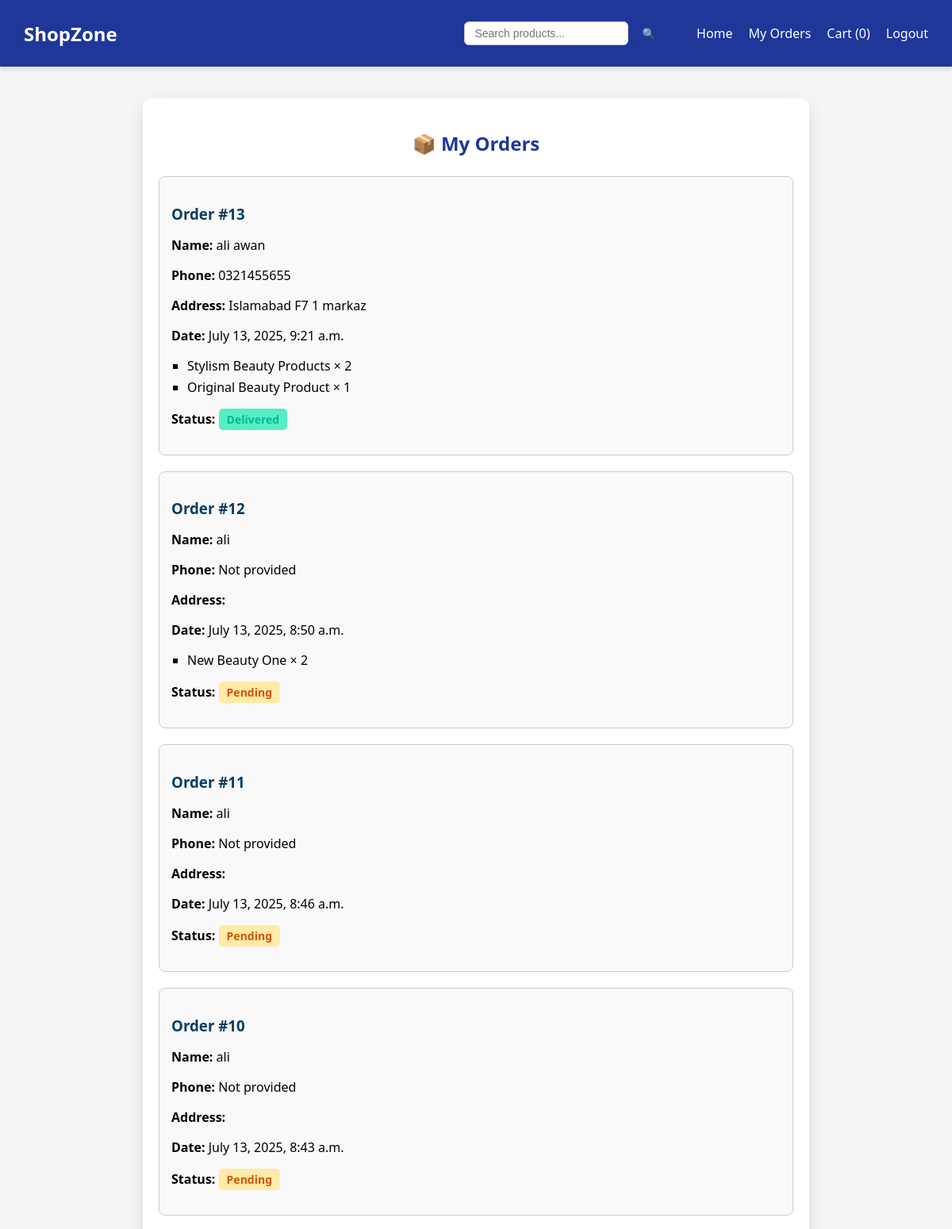
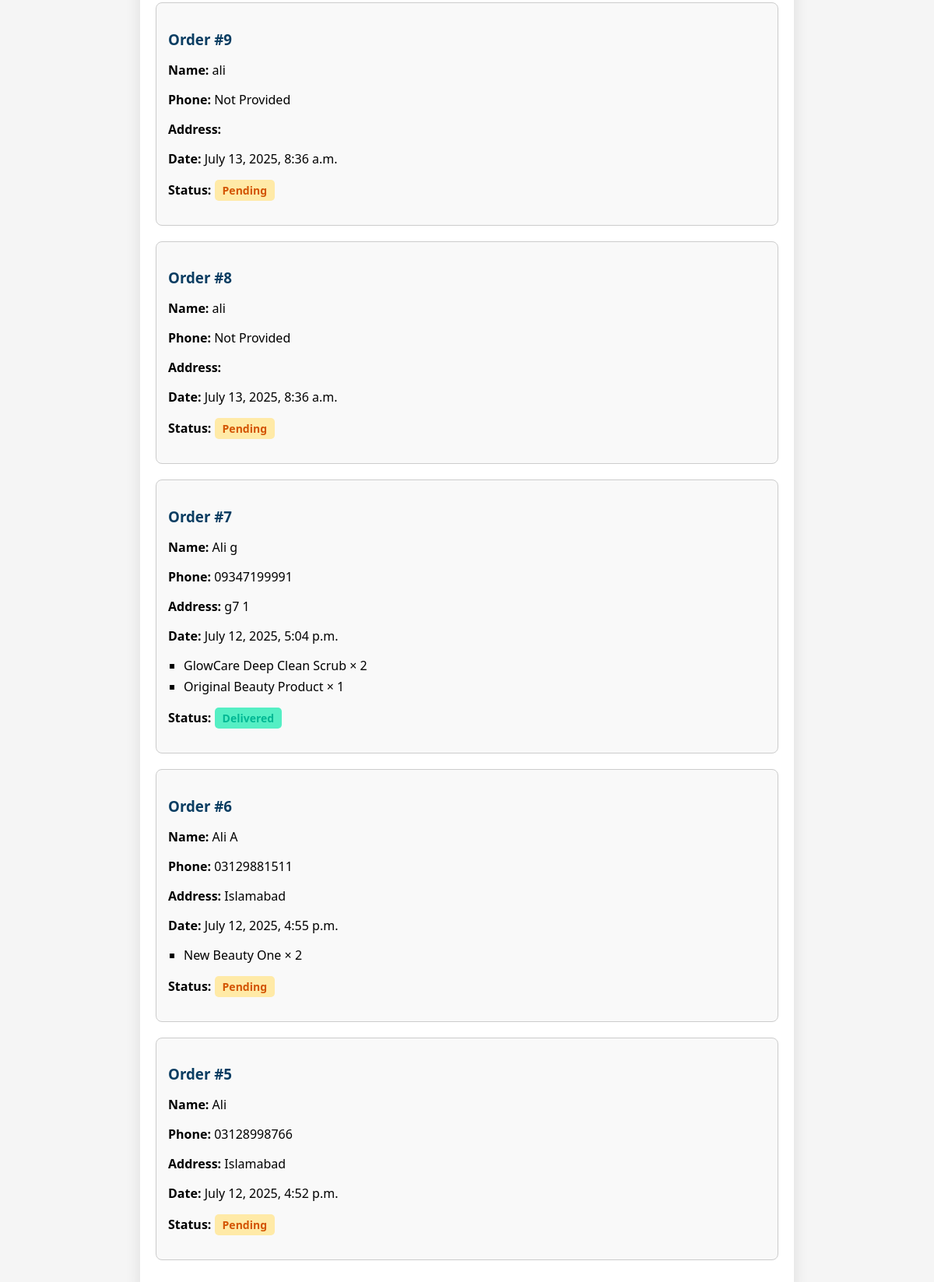
Page /my-orders/ (signed in) on the committed database (2 pictures, top to bottom).
### store/models.py (models this page shows, shortened)
class Order(models.Model):
    STATUS_CHOICES = [
        ('pending', 'Pending'),
        ('processing', 'Processing'),
        ('shipped', 'Shipped'),
        ('delivered', 'Delivered'),
    ]
    user = models.ForeignKey(User, on_delete=models.CASCADE)
    name = models.CharField(max_length=100)
    phone = models.CharField(max_length=20)
    address = models.TextField()
    status = models.CharField(max_length=20, choices=STATUS_CHOICES, default='pending')
    created_at = models.DateTimeField(auto_now_add=True)

class OrderItem(models.Model):
    order = models.ForeignKey(Order, related_name='items', on_delete=models.CASCADE)
    product = models.ForeignKey('Product', on_delete=models.CASCADE)
    quantity = models.PositiveIntegerField()

class Product(models.Model):
    name = models.CharField(max_length=200)
    description = models.TextField()
    price = models.DecimalField(max_digits=8, decimal_places=2)
    image = models.ImageField(upload_to='products/',blank=True,null=True)
    created_at = models.DateTimeField(auto_now_add=True)

### store/views.py (the view)
# urls.py: path('my-orders/', views.my_orders_view, name='my_orders'),
@login_required
def my_orders_view(request):
    orders = Order.objects.filter(user=request.user).order_by('-created_at')
    return render(request, 'my_orders.html', {'orders': orders})

### store/models.py (called while the page is built)
    def total_items(self):
        return sum(item.quantity for item in self.items.all())

### templates/my_orders.html (shortened to what this page needs)
{% extends 'base.html' %}
{% load static %}
{% block extra_css %}
<link rel="stylesheet" href="{% static 'css/style6.css' %}">
{% endblock %}
{% block content %}
<div class="orders-container">
    <h2>📦 My Orders</h2>
    {% if orders %}
        {% for order in orders %}
        <div class="order-card">
            <h3>Order #{{ order.id }}</h3>
            <p><strong>Name:</strong> {{ order.name }}</p>
            <p><strong>Phone:</strong> {{ order.phone }}</p>
            <p><strong>Address:</strong> {{ order.address }}</p>
            <p><strong>Date:</strong> {{ order.created_at|date:"F j, Y, g:i a" }}</p>
            <ul>
                {% for item in order.items.all %}
                <li>{{ item.product.name }} × {{ item.quantity }}</li>
                {% endfor %}
            </ul>
            <p><strong>Status:</strong>
    <span class="order-status status-{{ order.status }}">{{ order.get_status_display }}</span>
</p>
        </div>
        {% endfor %}
    {% else %}
        <p>You haven’t placed any orders yet.</p>
    {% endif %}
</div>
{% endblock %}

### static/css/style.css (style rules this page uses)
body { margin: 0; font-family: 'Segoe UI', sans-serif; background-color: #f5f5f5; }

### static/css/style6.css (style rules this page uses)
.orders-container { max-width: 800px; margin: 40px auto; padding: 20px; background-color: #fff; border-radius: 10px; box-shadow: 0 6px 20px rgba(0, 0, 0, 0.1); }
.orders-container h2 { text-align: center; margin-bottom: 25px; color: #1e3799; }
.order-card { border: 1px solid #ccc; border-radius: 8px; padding: 15px; margin-bottom: 20px; background: #f9f9f9; }
.order-card h3 { margin-bottom: 10px; color: #0a3d62; }
.order-card ul { margin-top: 10px; padding-left: 20px; }
.order-card li { list-style-type: square; margin-bottom: 5px; }
.order-status { display: inline-block; padding: 4px 10px; border-radius: 5px; font-weight: bold; font-size: 14px; }
.status-pending { background-color: #ffeaa7; color: #d35400; }
.status-delivered { background-color: #55efc4; color: #00b894; }

### rows in the picture
Order: id "13", name "ali awan", phone "0321455655", address "Islamabad F7 1 markaz", created_at "July 13, 2025, 9:21 a.m.", status "Delivered"
OrderItem: product.name "Stylism Beauty Products", quantity "2"
OrderItem: product.name "Original Beauty Product", quantity "1"
Order: id "12", name "ali", phone "Not provided", created_at "July 13, 2025, 8:50 a.m.", status "Pending"
OrderItem: product.name "New Beauty One", quantity "2"
Order: id "11", name "ali", phone "Not provided", created_at "July 13, 2025, 8:46 a.m.", status "Pending"
Order: id "10", name "ali", phone "Not provided", created_at "July 13, 2025, 8:43 a.m.", status "Pending"
Order: id "9", name "ali", phone "Not Provided", created_at "July 13, 2025, 8:36 a.m.", status "Pending"
Order: id "8", name "ali", phone "Not Provided", created_at "July 13, 2025, 8:36 a.m.", status "Pending"
Order: id "7", name "Ali g", phone "09347199991", address "g7 1", created_at "July 12, 2025, 5:04 p.m.", status "Delivered"
OrderItem: product.name "GlowCare Deep Clean Scrub", quantity "2"
OrderItem: product.name "Original Beauty Product", quantity "1"
Order: id "6", name "Ali A", phone "03129881511", address "Islamabad", created_at "July 12, 2025, 4:55 p.m.", status "Pending"
OrderItem: product.name "New Beauty One", quantity "2"
Order: id "5", name "Ali", phone "03128998766", address "Islamabad", created_at "July 12, 2025, 4:52 p.m.", status "Pending"

### other values in the picture
{{ count }} "0"
